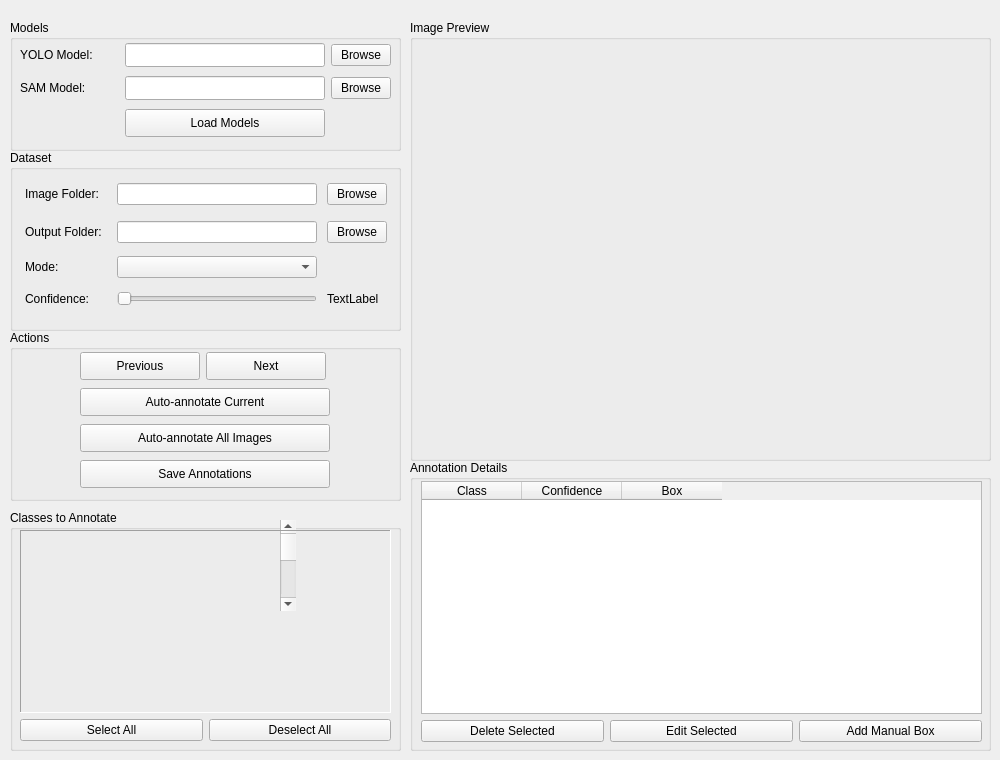
    <widget class="QWidget" name="tab_5">
     <attribute name="title">
      <string>Auto Annotation</string>
     </attribute>
     <widget class="QGroupBox" name="groupBox_11">
      <property name="geometry">
       <rect>
        <x>410</x>
        <y>20</y>
        <width>581</width>
        <height>441</height>
       </rect>
      </property>
      <property name="title">
       <string>Image Preview</string>
      </property>
     </widget>
     <widget class="QGroupBox" name="groupBox_12">
      <property name="geometry">
       <rect>
        <x>10</x>
        <y>20</y>
        <width>391</width>
        <height>131</height>
       </rect>
      </property>
      <property name="title">
       <string>Models</string>
      </property>
      <widget class="QWidget" name="layoutWidget">
       <property name="geometry">
        <rect>
         <x>10</x>
         <y>20</y>
         <width>371</width>
         <height>101</height>
        </rect>
       </property>
       <layout class="QGridLayout" name="gridLayout_14">
        <item row="1" column="1">
         <widget class="QLineEdit" name="lineEdit_11">
          <property name="sizePolicy">
           <sizepolicy hsizetype="Fixed" vsizetype="Fixed">
            <horstretch>0</horstretch>
            <verstretch>0</verstretch>
           </sizepolicy>
          </property>
          <property name="minimumSize">
           <size>
            <width>200</width>
            <height>24</height>
           </size>
          </property>
          <property name="maximumSize">
           <size>
            <width>200</width>
            <height>24</height>
           </size>
          </property>
         </widget>
        </item>
        <item row="0" column="0">
         <widget class="QLabel" name="label_30">
          <property name="text">
           <string>YOLO Model:</string>
          </property>
         </widget>
        </item>
        <item row="1" column="2">
         <widget class="QPushButton" name="pushButton_14">
          <property name="sizePolicy">
           <sizepolicy hsizetype="Fixed" vsizetype="Fixed">
            <horstretch>0</horstretch>
            <verstretch>0</verstretch>
           </sizepolicy>
          </property>
          <property name="maximumSize">
           <size>
            <width>60</width>
            <height>16777215</height>
           </size>
          </property>
          <property name="text">
           <string>Browse</string>
          </property>
         </widget>
        </item>
        <item row="0" column="1">
         <widget class="QLineEdit" name="lineEdit_10">
          <property name="sizePolicy">
           <sizepolicy hsizetype="Fixed" vsizetype="Fixed">
            <horstretch>0</horstretch>
            <verstretch>0</verstretch>
           </sizepolicy>
          </property>
          <property name="minimumSize">
           <size>
            <width>200</width>
            <height>24</height>
           </size>
          </property>
          <property name="maximumSize">
           <size>
            <width>200</width>
            <height>24</height>
           </size>
          </property>
         </widget>
        </item>
        <item row="0" column="2">
         <widget class="QPushButton" name="pushButton_13">
          <property name="sizePolicy">
           <sizepolicy hsizetype="Fixed" vsizetype="Fixed">
            <horstretch>0</horstretch>
            <verstretch>0</verstretch>
           </sizepolicy>
          </property>
          <property name="maximumSize">
           <size>
            <width>60</width>
            <height>16777215</height>
           </size>
          </property>
          <property name="text">
           <string>Browse</string>
          </property>
         </widget>
        </item>
        <item row="1" column="0">
         <widget class="QLabel" name="label_31">
          <property name="text">
           <string>SAM Model:</string>
          </property>
         </widget>
        </item>
        <item row="2" column="1">
         <widget class="QPushButton" name="pushButton_15">
          <property name="sizePolicy">
           <sizepolicy hsizetype="Fixed" vsizetype="Fixed">
            <horstretch>0</horstretch>
            <verstretch>0</verstretch>
           </sizepolicy>
          </property>
          <property name="minimumSize">
           <size>
            <width>200</width>
            <height>28</height>
           </size>
          </property>
          <property name="maximumSize">
           <size>
            <width>200</width>
            <height>28</height>
           </size>
          </property>
          <property name="text">
           <string>Load Models</string>
          </property>
         </widget>
        </item>
       </layout>
      </widget>
     </widget>
     <widget class="QGroupBox" name="groupBox_13">
      <property name="geometry">
       <rect>
        <x>10</x>
        <y>150</y>
        <width>391</width>
        <height>181</height>
       </rect>
      </property>
      <property name="title">
       <string>Dataset</string>
      </property>
      <widget class="QWidget" name="">
       <property name="geometry">
        <rect>
         <x>11</x>
         <y>26</y>
         <width>371</width>
         <height>141</height>
        </rect>
       </property>
       <layout class="QGridLayout" name="gridLayout_15">
        <item row="0" column="0">
         <widget class="QLabel" name="label_32">
          <property name="minimumSize">
           <size>
            <width>80</width>
            <height>28</height>
           </size>
          </property>
          <property name="maximumSize">
           <size>
            <width>80</width>
            <height>28</height>
           </size>
          </property>
          <property name="text">
           <string>Image Folder:</string>
          </property>
         </widget>
        </item>
        <item row="0" column="1">
         <widget class="QLineEdit" name="lineEdit_12">
          <property name="sizePolicy">
           <sizepolicy hsizetype="Fixed" vsizetype="Fixed">
            <horstretch>0</horstretch>
            <verstretch>0</verstretch>
           </sizepolicy>
          </property>
          <property name="minimumSize">
           <size>
            <width>200</width>
            <height>0</height>
           </size>
          </property>
         </widget>
        </item>
        <item row="0" column="2">
         <widget class="QPushButton" name="pushButton_16">
          <property name="sizePolicy">
           <sizepolicy hsizetype="Fixed" vsizetype="Fixed">
            <horstretch>0</horstretch>
            <verstretch>0</verstretch>
           </sizepolicy>
          </property>
          <property name="maximumSize">
           <size>
            <width>60</width>
            <height>16777215</height>
           </size>
          </property>
          <property name="text">
           <string>Browse</string>
          </property>
         </widget>
        </item>
        <item row="1" column="0">
         <widget class="QLabel" name="label_33">
          <property name="minimumSize">
           <size>
            <width>82</width>
            <height>28</height>
           </size>
          </property>
          <property name="maximumSize">
           <size>
            <width>82</width>
            <height>28</height>
           </size>
          </property>
          <property name="text">
           <string>Output Folder:</string>
          </property>
         </widget>
        </item>
        <item row="1" column="1">
         <widget class="QLineEdit" name="lineEdit_13">
          <property name="sizePolicy">
           <sizepolicy hsizetype="Fixed" vsizetype="Fixed">
            <horstretch>0</horstretch>
            <verstretch>0</verstretch>
           </sizepolicy>
          </property>
          <property name="minimumSize">
           <size>
            <width>200</width>
            <height>0</height>
           </size>
          </property>
         </widget>
        </item>
        <item row="1" column="2">
         <widget class="QPushButton" name="pushButton_17">
          <property name="sizePolicy">
           <sizepolicy hsizetype="Fixed" vsizetype="Fixed">
            <horstretch>0</horstretch>
            <verstretch>0</verstretch>
           </sizepolicy>
          </property>
          <property name="maximumSize">
           <size>
            <width>60</width>
            <height>16777215</height>
           </size>
          </property>
          <property name="text">
           <string>Browse</string>
          </property>
         </widget>
        </item>
        <item row="2" column="0">
         <widget class="QLabel" name="label_34">
          <property name="minimumSize">
           <size>
            <width>80</width>
            <height>22</height>
           </size>
          </property>
          <property name="maximumSize">
           <size>
            <width>80</width>
            <height>22</height>
           </size>
          </property>
          <property name="text">
           <string>Mode:</string>
          </property>
         </widget>
        </item>
        <item row="2" column="1">
         <widget class="QComboBox" name="comboBox_5">
          <property name="sizePolicy">
           <sizepolicy hsizetype="Fixed" vsizetype="Fixed">
            <horstretch>0</horstretch>
            <verstretch>0</verstretch>
           </sizepolicy>
          </property>
          <property name="minimumSize">
           <size>
            <width>200</width>
            <height>22</height>
           </size>
          </property>
          <property name="maximumSize">
           <size>
            <width>200</width>
            <height>22</height>
           </size>
          </property>
         </widget>
        </item>
        <item row="3" column="0">
         <widget class="QLabel" name="label_35">
          <property name="text">
           <string>Confidence:</string>
          </property>
         </widget>
        </item>
        <item row="3" column="1">
         <widget class="QSlider" name="horizontalSlider_2">
          <property name="sizePolicy">
           <sizepolicy hsizetype="Fixed" vsizetype="Fixed">
            <horstretch>0</horstretch>
            <verstretch>0</verstretch>
           </sizepolicy>
          </property>
          <property name="minimumSize">
           <size>
            <width>200</width>
            <height>22</height>
           </size>
          </property>
          <property name="maximumSize">
           <size>
            <width>120</width>
            <height>22</height>
           </size>
          </property>
          <property name="orientation">
           <enum>Qt::Horizontal</enum>
          </property>
         </widget>
        </item>
        <item row="3" column="2">
         <widget class="QLabel" name="label_36">
          <property name="text">
           <string>TextLabel</string>
          </property>
         </widget>
        </item>
       </layout>
      </widget>
     </widget>
     <widget class="QGroupBox" name="groupBox_14">
      <property name="geometry">
       <rect>
        <x>10</x>
        <y>330</y>
        <width>391</width>
        <height>171</height>
       </rect>
      </property>
      <property name="title">
       <string>Actions</string>
      </property>
      <widget class="QWidget" name="">
       <property name="geometry">
        <rect>
         <x>70</x>
         <y>20</y>
         <width>261</width>
         <height>141</height>
        </rect>
       </property>
       <layout class="QGridLayout" name="gridLayout_8">
        <item row="3" column="0" colspan="2">
         <widget class="QPushButton" name="pushButton_22">
          <property name="sizePolicy">
           <sizepolicy hsizetype="Fixed" vsizetype="Fixed">
            <horstretch>0</horstretch>
            <verstretch>0</verstretch>
           </sizepolicy>
          </property>
          <property name="minimumSize">
           <size>
            <width>250</width>
            <height>0</height>
           </size>
          </property>
          <property name="maximumSize">
           <size>
            <width>250</width>
            <height>28</height>
           </size>
          </property>
          <property name="text">
           <string>Save Annotations</string>
          </property>
         </widget>
        </item>
        <item row="1" column="0" colspan="2">
         <widget class="QPushButton" name="pushButton_21">
          <property name="sizePolicy">
           <sizepolicy hsizetype="Fixed" vsizetype="Fixed">
            <horstretch>0</horstretch>
            <verstretch>0</verstretch>
           </sizepolicy>
          </property>
          <property name="minimumSize">
           <size>
            <width>250</width>
            <height>28</height>
           </size>
          </property>
          <property name="maximumSize">
           <size>
            <width>250</width>
            <height>28</height>
           </size>
          </property>
          <property name="text">
           <string>Auto-annotate Current</string>
          </property>
         </widget>
        </item>
        <item row="0" column="0">
         <widget class="QPushButton" name="pushButton_19">
          <property name="sizePolicy">
           <sizepolicy hsizetype="Fixed" vsizetype="Fixed">
            <horstretch>0</horstretch>
            <verstretch>0</verstretch>
           </sizepolicy>
          </property>
          <property name="minimumSize">
           <size>
            <width>120</width>
            <height>0</height>
           </size>
          </property>
          <property name="maximumSize">
           <size>
            <width>120</width>
            <height>28</height>
           </size>
          </property>
          <property name="text">
           <string>Previous</string>
          </property>
         </widget>
        </item>
        <item row="2" column="0" colspan="2">
         <widget class="QPushButton" name="pushButton_18">
          <property name="sizePolicy">
           <sizepolicy hsizetype="Fixed" vsizetype="Fixed">
            <horstretch>0</horstretch>
            <verstretch>0</verstretch>
           </sizepolicy>
          </property>
          <property name="minimumSize">
           <size>
            <width>250</width>
            <height>0</height>
           </size>
          </property>
          <property name="maximumSize">
           <size>
            <width>250</width>
            <height>28</height>
           </size>
          </property>
          <property name="text">
           <string>Auto-annotate All Images</string>
          </property>
         </widget>
        </item>
        <item row="0" column="1" alignment="Qt::AlignLeft">
         <widget class="QPushButton" name="pushButton_20">
          <property name="sizePolicy">
           <sizepolicy hsizetype="Fixed" vsizetype="Fixed">
            <horstretch>0</horstretch>
            <verstretch>0</verstretch>
           </sizepolicy>
          </property>
          <property name="minimumSize">
           <size>
            <width>120</width>
            <height>0</height>
           </size>
          </property>
          <property name="maximumSize">
           <size>
            <width>120</width>
            <height>28</height>
           </size>
          </property>
          <property name="text">
           <string>Next</string>
          </property>
         </widget>
        </item>
       </layout>
      </widget>
     </widget>
     <widget class="QGroupBox" name="groupBox_15">
      <property name="geometry">
       <rect>
        <x>10</x>
        <y>510</y>
        <width>391</width>
        <height>241</height>
       </rect>
      </property>
      <property name="title">
       <string>Classes to Annotate</string>
      </property>
      <widget class="QScrollBar" name="verticalScrollBar">
       <property name="geometry">
        <rect>
         <x>270</x>
         <y>10</y>
         <width>16</width>
         <height>91</height>
        </rect>
       </property>
       <property name="orientation">
        <enum>Qt::Vertical</enum>
       </property>
      </widget>
      <widget class="QWidget" name="">
       <property name="geometry">
        <rect>
         <x>10</x>
         <y>20</y>
         <width>371</width>
         <height>211</height>
        </rect>
       </property>
       <layout class="QGridLayout" name="gridLayout_16">
        <item row="1" column="0">
         <widget class="QPushButton" name="pushButton_29">
          <property name="text">
           <string>Select All</string>
          </property>
         </widget>
        </item>
        <item row="1" column="1">
         <widget class="QPushButton" name="pushButton_30">
          <property name="text">
           <string>Deselect All</string>
          </property>
         </widget>
        </item>
        <item row="0" column="0" colspan="2">
         <widget class="QFrame" name="frame">
          <property name="frameShape">
           <enum>QFrame::Panel</enum>
          </property>
          <property name="frameShadow">
           <enum>QFrame::Sunken</enum>
          </property>
         </widget>
        </item>
       </layout>
      </widget>
     </widget>
     <widget class="QGroupBox" name="groupBox_16">
      <property name="geometry">
       <rect>
        <x>410</x>
        <y>460</y>
        <width>581</width>
        <height>291</height>
       </rect>
      </property>
      <property name="title">
       <string>Annotation Details</string>
      </property>
      <widget class="QWidget" name="">
       <property name="geometry">
        <rect>
         <x>11</x>
         <y>21</y>
         <width>561</width>
         <height>261</height>
        </rect>
       </property>
       <layout class="QGridLayout" name="gridLayout_11">
        <item row="0" column="0" colspan="3">
         <widget class="QTableWidget" name="tableWidget">
          <column>
           <property name="text">
            <string>Class</string>
           </property>
          </column>
          <column>
           <property name="text">
            <string>Confidence</string>
           </property>
          </column>
          <column>
           <property name="text">
            <string>Box</string>
           </property>
          </column>
         </widget>
        </item>
        <item row="1" column="0">
         <widget class="QPushButton" name="pushButton_26">
          <property name="text">
           <string>Delete Selected</string>
          </property>
         </widget>
        </item>
        <item row="1" column="1">
         <widget class="QPushButton" name="pushButton_27">
          <property name="text">
           <string>Edit Selected</string>
          </property>
         </widget>
        </item>
        <item row="1" column="2">
         <widget class="QPushButton" name="pushButton_28">
          <property name="text">
           <string>Add Manual Box</string>
          </property>
         </widget>
        </item>
       </layout>
      </widget>
     </widget>
    </widget>
